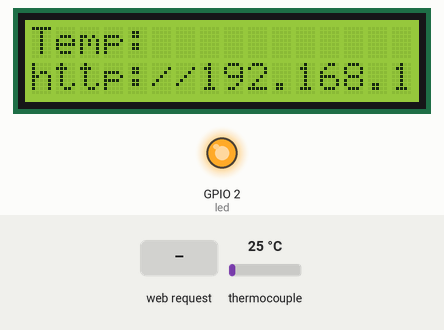
A sketch run on a simulated ESP8266 (Wemos D1 mini). Parts: 16×2 character LCD, output pins drawn as LEDs (lit = HIGH). The inputs (shaded band) are chosen by the test bench; at power-on: thermocouple 25 °C. WiFi joins after 1.5 s; servers stay silent unless stated; no MQTT or app messages arrive unless stated; what the sketch prints to the serial monitor is not drawn.

Above: at 1.61 s.
At 2.7 s:
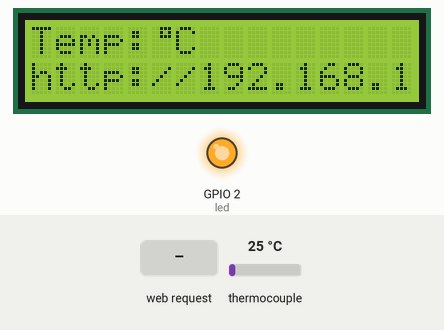
2.8 s: HTTP request GET / received
Timing chart, 0 to 5.8 s (numbered marks = the images above; inputs shaded):
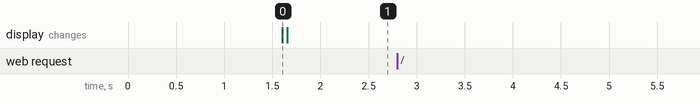

The sketch:

wemos_LCDthermoMQTT.ino
```cpp
#include <FS.h>
#include <LiquidCrystal_PCF8574.h>
#include <ESP8266WiFi.h>
#include <DNSServer.h>
#include <ESP8266WebServer.h>
#include <WiFiManager.h>
#include <Wire.h>
#include "Adafruit_MAX31855.h"
#include <PubSubClient.h>

#define MAXDO   13
#define MAXCS   15
#define MAXCLK  14
Adafruit_MAX31855 thermocouple(MAXCLK, MAXCS, MAXDO);

//const char* ssid = "WiFi-SSID-none";
//const char* password = "secretWiFiPasswd";
const char* MQTT_broker = "192.168.3.14";

int notConnected = true;
unsigned long mqttSavedMillis = 0;
unsigned long loopSavedMillis = 0;
const long intervalMillis = 500;

byte customChar[8] = {
  0b00111,
  0b00101,
  0b00111,
  0b00000,
  0b00000,
  0b00000,
  0b00000,
  0b00000
};

ESP8266WebServer webserver(80);
WiFiClient WemosCL;
PubSubClient client(WemosCL);

const int led = LED_BUILTIN;
double currentC;

LiquidCrystal_PCF8574 lcd(0x27);

char* readTcouple() {
  unsigned long mqttMillis = millis();
  char degC[20] = {"?"};
  double c = thermocouple.readCelsius();
  dtostrf(c, 6, 2, degC);
  if (c != currentC) {
    //Serial.println(degC);
    if (notConnected) {
      waitForConnection();
    }
    if (mqttMillis - mqttSavedMillis >= intervalMillis) {
      client.connect("WemosClient");
      client.publish("wemos/out/31855", degC);
      currentC = c;
      mqttSavedMillis = mqttMillis;
    }
  }
  return degC;
}

void handleRoot() {
  digitalWrite(led, 1);
  char temp[400];
  char* C = readTcouple();
  char degC[20];
  strcpy(degC, C);
  Serial.print("handleRoot:");
  Serial.print(degC);
  snprintf(temp, 400, "<html><head><meta http-equiv=\"Refresh\" content=\"5\"><title>MAX31855 Thermocouple</title><style>body{background-color: #cccccc; font-family: Arial, Helvetica, Sans-Serif; Color: #000088;}</style></head><body><h1>MAX31855 Thermocouple</h1><h2>Temp: %s</h2></body></html>", degC);
  webserver.send(200, "text/html", temp);
}

void handleNotFound() {
  digitalWrite(led, 1);
  String message = "File Not Found\n\n";
  message += "URI: ";
  message += webserver.uri();
  message += "\nMethod: ";
  message += (webserver.method() == HTTP_GET) ? "GET" : "POST";
  message += "\nArguments: ";
  message += webserver.args();
  message += "\n";
  for (uint8_t i = 0; i < webserver.args(); i++) {
    message += " " + webserver.argName(i) + ": " + webserver.arg(i) + "\n";
  }
  webserver.send(404, "text/plain", message);
  digitalWrite(led, 0);
}

void onDisconnected(const WiFiEventStationModeDisconnected& event) {
  notConnected = true;
  waitForConnection();
}

void waitForConnection() {
  webserver.stop();
  WiFi.begin(); // ssid, password);
  // Wait for connection
  while (WiFi.status() != WL_CONNECTED) {
    client.setServer(MQTT_broker, 1883);
    delay(500);
    lcd.setCursor(0, 0);
    lcd.print(".");
  }
  webserver.begin();
  webserver.on("/", handleRoot);
  webserver.onNotFound(handleNotFound);
  notConnected = false;
}

void setup(void) {
  pinMode(led, OUTPUT);
  digitalWrite(led, 0);
  Serial.begin(9600);
  WiFiManager wifiManager;
  wifiManager.setBreakAfterConfig(true);
  // wifiManager.resetSettings();
  if (!wifiManager.autoConnect("Wemos AP", "password")) {
    delay(100);
    digitalWrite(led, 1);
    ESP.reset();
    delay(100);
    digitalWrite(led, 0);
  }

  lcd.begin(16, 2);
  lcd.createChar(0, customChar);
  lcd.setBacklight(255);

  waitForConnection();

  lcd.setCursor(0, 1);
  lcd.print("http://");
  lcd.setCursor(7, 1);
  lcd.print(WiFi.localIP());
  client.setServer(MQTT_broker, 1883);

  digitalWrite(led, 1);
}

void loop(void) {
  unsigned long loopMillis = millis();
  webserver.handleClient();
  lcd.setCursor(0, 0);
  lcd.print("Temp:");
  if (loopMillis - loopSavedMillis >= intervalMillis) {
    char* temp = readTcouple();
    char degC[20];
    strcpy(degC, temp);
    lcd.print(degC);
    lcd.write((uint8_t)0);
    lcd.print("C ");
    loopSavedMillis = loopMillis;
  }
  delay(10);
}
```

Measured:
- after the input at 2.8 s, every drawn part: stays the same
